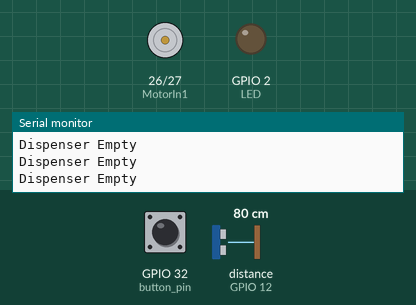
Bench run of a sketch on a simulated ESP32. On the bench: motor-driver pin pairs drawn as motors (green arrow = first pin HIGH = forward, orange = second pin HIGH = backward, longer = more drive), output pins drawn as LEDs (lit = HIGH), the last lines printed to the serial monitor. The inputs (shaded band) are chosen by the test bench; at power-on: GPIO 32 (button_pin) HIGH, distance to the obstacle (sensor on GPIO 12) 80 cm. The echo pulse lasts 58.3 µs per cm; WiFi joins after 1.5 s; servers stay silent unless stated; EEPROM starts erased; pins used as bus, display or sensor lines are not drawn.

Above: at 2.8 s.
2.9 s: GPIO 32 (button_pin) pulled LOW for 0.15 s
4.5 s: distance to the obstacle (sensor on GPIO 12) set to 7 cm
6.0 s: distance to the obstacle (sensor on GPIO 12) set to 4 cm
At 6.12 s:
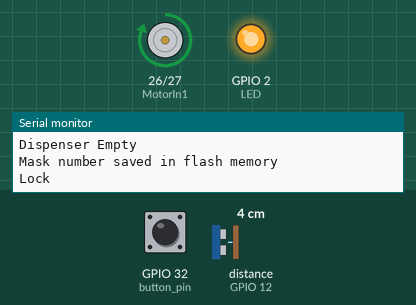
9.0 s: distance to the obstacle (sensor on GPIO 12) set to 9 cm
Timing chart, 0 to 11.5 s (numbered marks = the images above; inputs shaded):
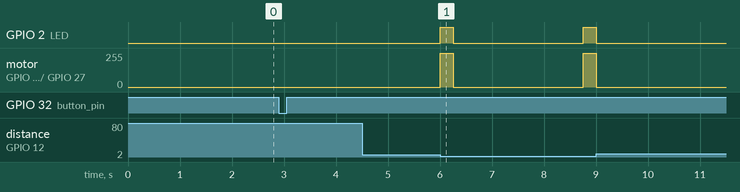

Measured:
- the behaviour switches between 6 and 5 cm on distance to the obstacle (sensor on GPIO 12) (found by bisection; images 0 and 1)
- after the input at 4.5 s, every drawn part: stays the same
- after the input at 6.0 s, GPIO 2 (LED): LOW → HIGH at once, → LOW 0.25 s later, → HIGH 2.5 s later; motor on GPIO 26 (MotorIn1) / GPIO 27 (MotorIn2): stopped → forward 255/255 at once, → stopped 0.25 s later, → forward 255/255 2.5 s later

The sketch:

mask_dispenser_email_notification.ino
```cpp
//********************Libraries********************//
#include "ESP32_MailClient.h"
#include <EEPROM.h>
//********************Libraries********************//

//********************PINs********************//
#define LED 2
#define MotorIn1 26
#define MotorIn2 27
#define button_pin 32
#define echoPin 12
#define trigPin 13
//********************PINs********************//

//********************Wifi********************//
const char* ssid = "Hotspot";
const char* password = "ambanikuta";
//********************Wifi********************//

//********************EEPROM********************//
#define EEPROM_SIZE 2
//********************EEPROM********************//

//********************Email Settings********************//
#define emailSenderAccount    "maskdispensergndec@gmail.com"
#define emailSenderPassword   "m@skd1spenser"
#define emailRecipient        "jagmeettakkar.33@gmail.com"
#define smtpServer            "smtp.gmail.com"
#define smtpServerPort        465
#define emailSubject          "[Mask Dispenser] Notification"
//********************Email Settings********************//

#define maxMasks              10
int masksLeft = 10;
long duration;
float Distance;
bool lock = 0;
SMTPData smtpData;

//********************Interrupt********************//
void IRAM_ATTR interrupt_handler()
{

  masksLeft = maxMasks;
  lock = 0;
}
//********************Interrupt********************//

//********************Setup********************//
void setup()
{
  //********************Pin Settings********************//

  pinMode (LED, OUTPUT);
  pinMode (MotorIn1, OUTPUT);
  pinMode (MotorIn2, OUTPUT);
  pinMode (button_pin, INPUT_PULLUP);
  pinMode(echoPin, INPUT);
  pinMode(trigPin, OUTPUT);
  attachInterrupt(button_pin, interrupt_handler, HIGH);

  //********************Serial Communication Setup********************//
  Serial.begin(115200);

  //********************Wifi Connection********************//
  Serial.print("Connecting");
  WiFi.begin(ssid, password);
  while (WiFi.status() != WL_CONNECTED) {
    Serial.print(".");
    delay(200);
  }
  Serial.println("WiFi connected.");

  //********************EEPROM Setup********************//
  EEPROM.begin(EEPROM_SIZE);
  masksLeft = EEPROM.read(0);
  lock = EEPROM.read(1);

  //********************Email Service Setup********************//
  smtpData.setLogin(smtpServer, smtpServerPort, emailSenderAccount, emailSenderPassword);
  smtpData.setSender("MaskDispenserGNDEC", emailSenderAccount);
  smtpData.setPriority("Normal");
  smtpData.setSubject(emailSubject);
  smtpData.setMessage("<div style=\"color:#2f4468;\"><h1>Mask Dispenser is out of masks</h1><p>Kindly refill. Process to refill can be seen from this video ,link,</p></div>", true);

  //********************Email Recipients********************//
  smtpData.addRecipient(emailRecipient);
  //smtpData.addRecipient("other_recipient@EXAMPLE.com");

  smtpData.setSendCallback(sendCallback);
}
//********************Setup********************//


//********************Functions********************//
float ultrasonic_Distance()
{
  digitalWrite(trigPin, LOW);
  delayMicroseconds(2);
  digitalWrite(trigPin, HIGH);
  delayMicroseconds(10);
  digitalWrite(trigPin, LOW);

  duration = pulseIn(echoPin, HIGH);

  Distance = duration * 0.034 / 2;
  return Distance;
}

void eeprom_write()
{
  if (EEPROM.read(0) != masksLeft) {
    EEPROM.write(0, masksLeft);
    EEPROM.commit();
    Serial.println("Mask number saved in flash memory");
  }
    if (EEPROM.read(1) != lock) {
    EEPROM.write(1, lock);
    EEPROM.commit();
    Serial.println("Lock");
  }
}
//********************Functions********************//


//********************Loop********************//
void loop()
{
  eeprom_write();
  while (lock)
  {
    Serial.println("Dispenser Empty");
  }

  float dist;
  dist = ultrasonic_Distance();

  if (dist <= 5.0)
  {
    digitalWrite(LED, HIGH); // LED High
    digitalWrite(MotorIn1, HIGH);
    digitalWrite(MotorIn2, LOW);
    delay(250);
    digitalWrite(LED, LOW);
    digitalWrite(MotorIn1, LOW);
    digitalWrite(MotorIn2, LOW);
    masksLeft--;
    Serial.println("___________________________________________");
    Serial.println(masksLeft);
    if (masksLeft == 0)
    {
      if (!MailClient.sendMail(smtpData))
        Serial.println("Error sending Email, " + MailClient.smtpErrorReason());
      smtpData.empty();
      lock = 1;
    }

    eeprom_write();

    delay(2500);
  }

}
//********************Loop********************//


//********************Callback to get status of Email********************//
void sendCallback(SendStatus msg) {
  Serial.println(msg.info());

  if (msg.success()) {
    Serial.println("----------------");
  }
}
//********************Callback to get status of Email********************//
```
